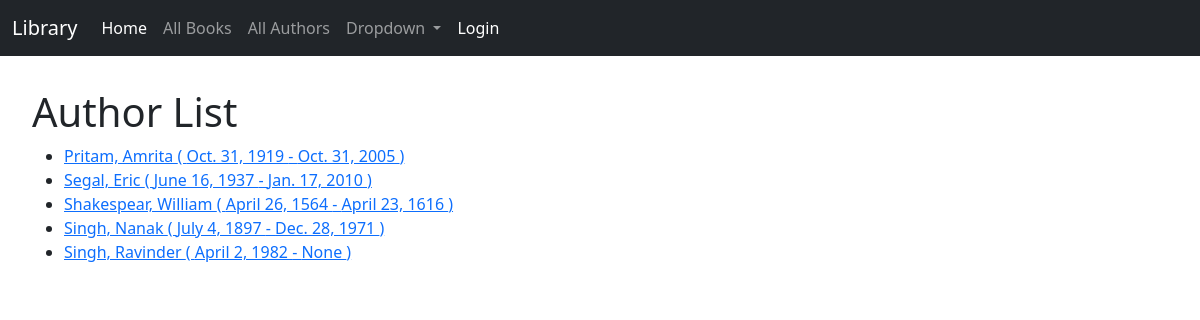
The app's page /catalog/authors/, older data.
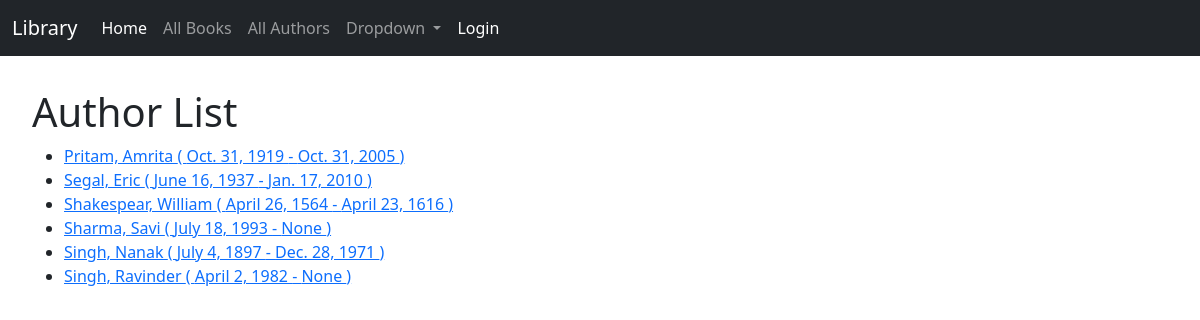
The same page, newer data.
### catalog/models.py (models this page shows)
class Author(models.Model):
    first_name = models.CharField(max_length=100)
    last_name = models.CharField(max_length=100)
    date_of_birth = models.DateField(null=True, blank=True)
    date_of_death = models.DateField('Died', null=True, blank=True)
    class Meta:
        ordering = ['last_name', 'first_name']
    def get_absolute_url(self):
        return reverse('author-detail', kwargs={'pk': str(self.id)})
    def __str__(self):
        return f'{self.last_name}, {self.first_name}'

### catalog/views.py (the view)
# urls.py: path('authors/', views.AuthorListView.as_view(), name='authors'),
class AuthorListView(ListView):
    model = Author
    paginate_by = 10

### catalog/templates/catalog/author_list.html
{% extends "catalog/base.html" %}
{% block content %}
<h1>Author List</h1>
    {% if author_list %}
      <ul>
        {% for author in author_list %}
        <li>
          <a href="{{ author.get_absolute_url }}">{{ author }}
            ( {{author.date_of_birth}} -
              {% if author.date_of_birth %}
                {{author.date_of_death}}
              {% endif %})
            </a>
        </li>
        {% endfor %}
      </ul>
    {% else %}
      <p>There are no authors available.</p>
    {% endif %}
{% endblock %}

Row changes from the older to the newer data that the page shows:
added Author: last_name+first_name "Sharma, Savi", date_of_birth "July 18, 1993", date_of_death "None"
